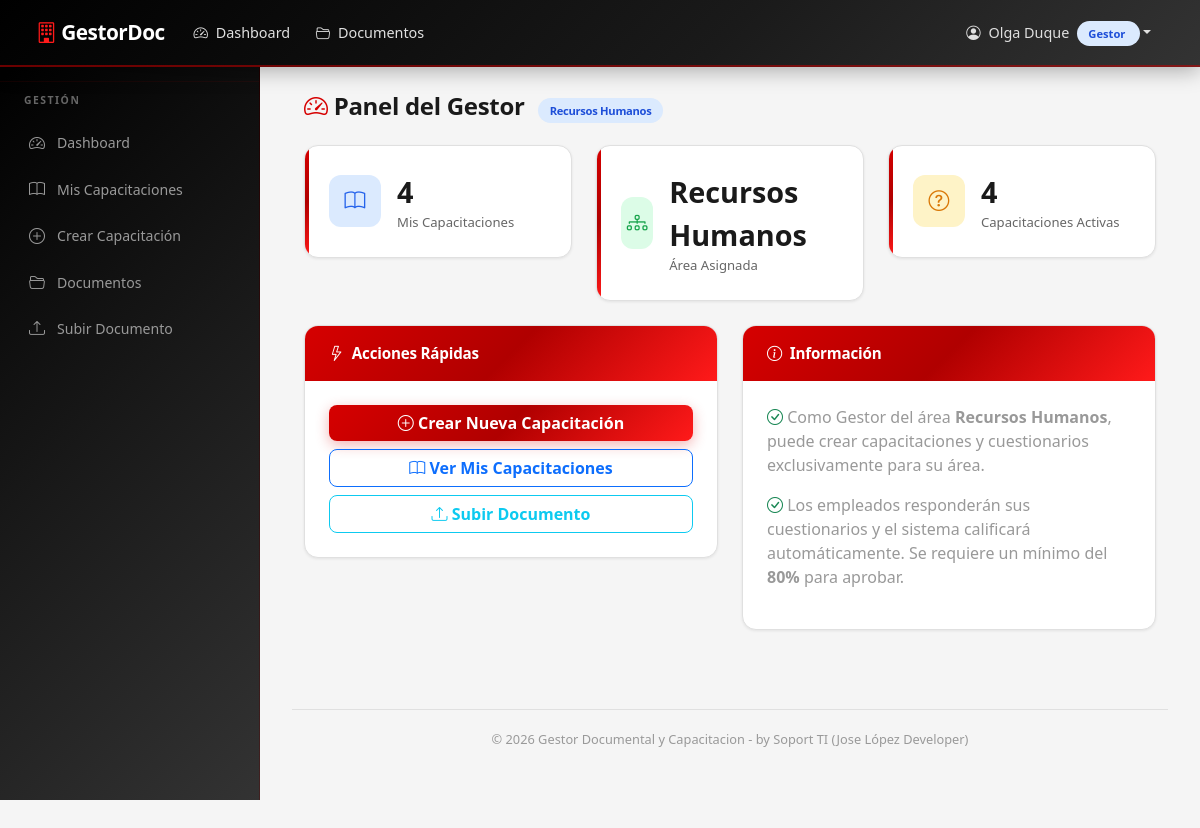
The app's page /dashboard (signed in) with its own data.
### models.py (models this page shows, shortened)
class User(UserMixin, db.Model):
    __tablename__ = 'user'
    id = db.Column(db.Integer, primary_key=True)
    username = db.Column(db.String(80), unique=True, nullable=False)
    password_hash = db.Column(db.String(256), nullable=False)
    nombres = db.Column(db.String(120), nullable=False, default='')
    apellidos = db.Column(db.String(120), nullable=False, default='')
    role = db.Column(db.String(20), nullable=False, default='Empleado')
    activo = db.Column(db.Boolean, default=True)
    fecha_creacion = db.Column(db.DateTime, default=datetime.utcnow)
    gestor = db.relationship('Gestor', backref='user', uselist=False, lazy=True)
    empleado = db.relationship('Empleado', backref='user', uselist=False, lazy=True)
    @property
    def nombre_completo(self):
        return f'{self.nombres} {self.apellidos}'.strip()

class Area(db.Model):
    __tablename__ = 'area'
    id = db.Column(db.Integer, primary_key=True)
    nombre_area = db.Column(db.String(100), unique=True, nullable=False)
    gestores = db.relationship('Gestor', backref='area', lazy=True)
    documentos = db.relationship('Documento', backref='area', lazy=True)
    capacitaciones = db.relationship('Capacitacion', backref='area', lazy=True)

### routes/main.py (the view, shortened to what this page needs)
@main_bp.route('/')
@main_bp.route('/dashboard')
@login_required
def dashboard():
    stats = {}
    role = current_user.role
    if role == 'Admin':
        stats['total_capacitaciones'] = Capacitacion.query.filter_by(activa=True).count()
        stats['total_empleados'] = Empleado.query.count()
        stats['total_documentos'] = Documento.query.count()
        stats['total_usuarios'] = User.query.count()
        return render_template('dashboard/admin.html', stats=stats)
    elif role == 'Gestor':
        gestor = Gestor.query.filter_by(user_id=current_user.id).first()
        if gestor:
            stats['mis_capacitaciones'] = Capacitacion.query.filter_by(
                gestor_id=gestor.id, activa=True
            ).count()
            stats['mi_area'] = gestor.area.nombre_area
        return render_template('dashboard/gestor.html', stats=stats, gestor=gestor)
    return render_template('dashboard/base_dashboard.html', stats=stats)

### templates/dashboard/gestor.html (shortened to what this page needs)
{% extends "base.html" %}
{% block content %}
<div class="container-fluid">
    <h4 class="mb-4">
        <i class="bi bi-speedometer2"></i> Panel del Gestor
        {% if gestor %}
        <span class="badge-role" style="background:#dbeafe;color:#1d4ed8;margin-left:8px;">
            {{ gestor.area.nombre_area }}
        </span>
        {% endif %}
    </h4>
    <div class="row g-4 mb-4">
        <div class="col-md-4">
            <div class="stat-card">
                <div class="d-flex align-items-center gap-3">
                    <div class="stat-icon" style="background:#dbeafe;color:#2563eb;">
                        <i class="bi bi-book"></i>
                    </div>
                    <div>
                        <div class="stat-number">{{ stats.mis_capacitaciones or 0 }}</div>
                        <div class="stat-label">Mis Capacitaciones</div>
                    </div>
                </div>
            </div>
        </div>
        <div class="col-md-4">
            <div class="stat-card">
                <div class="d-flex align-items-center gap-3">
                    <div class="stat-icon" style="background:#dcfce7;color:#16a34a;">
                        <i class="bi bi-diagram-3"></i>
                    </div>
                    <div>
                        <div class="stat-number">{{ stats.mi_area or 'Sin área' }}</div>
                        <div class="stat-label">Área Asignada</div>
                    </div>
                </div>
            </div>
        </div>
        <div class="col-md-4">
            <div class="stat-card">
                <div class="d-flex align-items-center gap-3">
                    <div class="stat-icon" style="background:#fef3c7;color:#d97706;">
                        <i class="bi bi-question-circle"></i>
                    </div>
                    <div>
                        <div class="stat-number">
                            {% if gestor %}
                                {{ gestor.capacitaciones | selectattr('activa', 'equalto', true) | list | length }}
                            {% else %}
                                0
                            {% endif %}
                        </div>
                        <div class="stat-label">Capacitaciones Activas</div>
                    </div>
                </div>
            </div>
        </div>
    </div>
    <div class="row g-4">
        <div class="col-md-6">
            <div class="card-custom">
                <div class="card-header">
                    <i class="bi bi-lightning"></i> Acciones Rápidas
                </div>
                <div class="card-body">
                    <div class="d-grid gap-2">
                        <a href="{{ url_for('gestor.crear_capacitacion') }}" class="btn btn-primary">
                            <i class="bi bi-plus-circle"></i> Crear Nueva Capacitación
                        </a>
                        <a href="{{ url_for('gestor.mis_capacitaciones') }}" class="btn btn-outline-primary">
                            <i class="bi bi-book"></i> Ver Mis Capacitaciones
                        </a>
                        <a href="{{ url_for('documentos.subir') }}" class="btn btn-outline-info">
                            <i class="bi bi-upload"></i> Subir Documento
                        </a>
                    </div>
                </div>
            </div>
        </div>
        <div class="col-md-6">
            <div class="card-custom">
                <div class="card-header">
                    <i class="bi bi-info-circle"></i> Información
                </div>
                <div class="card-body">
                    <p class="text-muted">
                        <i class="bi bi-check-circle text-success"></i>
                        Como Gestor del área <strong>{{ stats.mi_area or 'Sin área' }}</strong>,
                        puede crear capacitaciones y cuestionarios exclusivamente para su área.
                    </p>
                    <p class="text-muted">
                        <i class="bi bi-check-circle text-success"></i>
                        Los empleados responderán sus cuestionarios y el sistema calificará
                        automáticamente. Se requiere un mínimo del <strong>80%</strong> para aprobar.
                    </p>
                </div>
            </div>
        </div>
    </div>
</div>
{% endblock %}

### templates/base.html (shortened to what this page needs)
<!DOCTYPE html>
<html lang="es">
<head>
    <link href="https://cdn.jsdelivr.net/npm/bootstrap@5.3.3/dist/css/bootstrap.min.css" rel="stylesheet">
    <link href="https://cdn.jsdelivr.net/npm/bootstrap-icons@1.11.3/font/bootstrap-icons.min.css" rel="stylesheet">
    <link href="{{ url_for('static', filename='css/style.css') }}" rel="stylesheet">
</head>
<body>
    {% if current_user.is_authenticated %}
    <nav class="navbar navbar-expand-lg navbar-dark navbar-custom fixed-top">
        <div class="container-fluid">
            <a class="navbar-brand" href="{{ url_for('main.dashboard') }}">
                <i class="bi bi-building"></i> GestorDoc
            </a>
            <div class="collapse navbar-collapse" id="navbarNav">
                <ul class="navbar-nav me-auto">
                    <li class="nav-item">
                        <a class="nav-link" href="{{ url_for('main.dashboard') }}">
                            <i class="bi bi-speedometer2"></i> Dashboard
                        </a>
                    </li>
                    <li class="nav-item">
                        <a class="nav-link" href="{{ url_for('documentos.listar') }}">
                            <i class="bi bi-folder2-open"></i> Documentos
                        </a>
                    </li>
                </ul>
                <ul class="navbar-nav">
                    <li class="nav-item dropdown">
                        <a class="nav-link dropdown-toggle" href="#" role="button"
                           data-bs-toggle="dropdown">
                            <i class="bi bi-person-circle"></i>
                            {{ current_user.nombre_completo }}
                            <span class="badge-role"
                                  style="background:#dbeafe;color:#1d4ed8;margin-left:4px;">
                                {{ current_user.role | role_label }}
                            </span>
                        </a>
                    </li>
                </ul>
            </div>
        </div>
    </nav>
    <div class="sidebar">
        {% if current_user.role == 'Admin' %}
        <div class="sidebar-heading">Administración</div>
        <a href="{{ url_for('main.dashboard') }}" class="nav-link">
            <i class="bi bi-speedometer2"></i> Dashboard
        </a>
        <a href="{{ url_for('admin.listar_empleados') }}" class="nav-link">
            <i class="bi bi-people"></i> Empleados
        </a>
        <a href="{{ url_for('admin.listar_gestores') }}" class="nav-link">
            <i class="bi bi-person-badge"></i> Gestores
        </a>
        <a href="{{ url_for('rrhh.panel') }}" class="nav-link">
            <i class="bi bi-people"></i> Panel RRHH
        </a>
        <a href="{{ url_for('documentos.listar') }}" class="nav-link">
            <i class="bi bi-folder2-open"></i> Documentos
        </a>
        <a href="{{ url_for('documentos.subir') }}" class="nav-link">
            <i class="bi bi-upload"></i> Subir Documento
        </a>
        <a href="{{ url_for('rrhh.reporte') }}" class="nav-link">
            <i class="bi bi-graph-up"></i> Reportes
        </a>
        {% elif current_user.role == 'Gestor' %}
        <div class="sidebar-heading">Gestión</div>
        <a href="{{ url_for('main.dashboard') }}" class="nav-link">
            <i class="bi bi-speedometer2"></i> Dashboard
        </a>
        <a href="{{ url_for('gestor.mis_capacitaciones') }}" class="nav-link">
            <i class="bi bi-book"></i> Mis Capacitaciones
        </a>
        <a href="{{ url_for('gestor.crear_capacitacion') }}" class="nav-link">
            <i class="bi bi-plus-circle"></i> Crear Capacitación
        </a>
        <a href="{{ url_for('documentos.listar') }}" class="nav-link">
            <i class="bi bi-folder2-open"></i> Documentos
        </a>
        <a href="{{ url_for('documentos.subir') }}" class="nav-link">
            <i class="bi bi-upload"></i> Subir Documento
        </a>
        {% endif %}
    </div>
    {% endif %}
    {% if current_user.is_authenticated %}
    <div class="main-content">
    {% endif %}
        {% block content %}{% endblock %}
    {% if current_user.is_authenticated %}
        <div class="footer">
            © 2026 Gestor Documental y Capacitacion - by Soport TI (Jose López Developer)
        </div>
    </div>
    {% endif %}
</body>
</html>

### static/css/style.css (style rules this page uses)
:root { --primary: #D60000; --primary-dark: #B00000; --primary-light: #FF1A1A; --black: #000000; --dark: #1A1A1A; --dark-2: #333333; --gray: #666666; --gray-medium: #999999; --gray-light: #E0E0E0; --white: #FFFFFF; --light: #F5F5F5; --success: #2E7D32; --success-dark: #1B5E20; --warning: #F57F17; --danger: #D60000; --secondary: #333333; --accent: #D60000; --info: #666666; --border: #E0E0E0; --sidebar-bg: #1A1A1A; --sidebar-hover: #333333; --gradient-1: linear-gradient(135deg, #D60000 0%, #B00000 50%, #FF1A1A 100%); --gradient-2: linear-gradient(135deg, #333333 0%, #D60000 100%); --gradient-3: linear-gradient(135deg, #D60000 0%, #F57F17 100%); --gradient-4: linear-gradient(135deg, #2E7D32 0%, #1B5E20 100%); --gradient-dark: linear-gradient(135deg, #000000 0%, #1A1A1A 50%, #333333 100%); --shadow-sm: 0 1px 3px rgba(0, 0, 0, 0.08); --shadow-md: 0 4px 14px rgba(0, 0, 0, 0.12); --shadow-lg: 0 10px 30px rgba(0, 0, 0, 0.18); --shadow-primary: 0 4px 14px rgba(214, 0, 0, 0.3); --radius: 14px; --radius-sm: 8px; }
* { margin: 0; padding: 0; box-sizing: border-box; }
body { font-family: 'Segoe UI', Tahoma, Geneva, Verdana, sans-serif; background-color: #F5F5F5; color: #333333; min-height: 100vh; }
.navbar-custom { background: linear-gradient(135deg, #000000 0%, #1A1A1A 60%, #333333 100%); padding: 0.75rem 1.5rem; box-shadow: 0 4px 20px rgba(0, 0, 0, 0.3); border-bottom: 2px solid rgba(214, 0, 0, 0.5); }
.navbar-custom .navbar-brand { color: #fff; font-weight: 800; font-size: 1.3rem; letter-spacing: -0.5px; }
.navbar-custom .navbar-brand i { color: var(--primary-light); }
.navbar-custom .nav-link { color: #E0E0E0; transition: all 0.25s ease; font-size: 0.9rem; border-radius: var(--radius-sm); padding: 0.4rem 0.8rem !important; }
.navbar-custom .nav-link i { margin-right: 4px; }
.sidebar { width: 260px; background: var(--gradient-dark); border-right: 1px solid rgba(214, 0, 0, 0.15); height: calc(100vh - 60px); position: fixed; top: 60px; left: 0; overflow-y: auto; padding: 1rem 0; z-index: 100; }
.sidebar .nav-link { color: #999999; padding: 0.7rem 1.5rem; display: flex; align-items: center; gap: 10px; font-size: 0.88rem; border-left: 3px solid transparent; transition: all 0.25s ease; }
.sidebar .nav-link i { width: 20px; text-align: center; font-size: 1rem; }
.sidebar-heading { padding: 0.7rem 1.5rem; font-size: 0.65rem; text-transform: uppercase; color: #666666; font-weight: 800; letter-spacing: 1.5px; border-top: 1px solid rgba(214, 0, 0, 0.08); margin-top: 0.3rem; }
.main-content { margin-left: 260px; padding: 2rem; margin-top: 60px; min-height: calc(100vh - 60px); display: flex; flex-direction: column; }
.stat-card { background: #fff; border-radius: var(--radius); padding: 1.5rem; box-shadow: var(--shadow-sm); border: 1px solid var(--border); transition: all 0.3s ease; position: relative; overflow: hidden; }
.stat-card::before { content: ''; position: absolute; top: 0; left: 0; width: 4px; height: 100%; border-radius: var(--radius) 0 0 var(--radius); }
.stat-card:nth-child(1)::before { background: var(--gradient-1); }
.stat-card .stat-icon { width: 52px; height: 52px; border-radius: 12px; display: flex; align-items: center; justify-content: center; font-size: 1.3rem; color: #fff; }
.stat-card .stat-number { font-size: 1.8rem; font-weight: 800; color: var(--dark); }
.stat-card .stat-label { color: var(--gray); font-size: 0.82rem; font-weight: 500; }
.card-custom { background: #fff; border-radius: var(--radius); box-shadow: var(--shadow-sm); border: 1px solid var(--border); overflow: hidden; }
.card-custom .card-header { background: var(--gradient-1); border-bottom: none; padding: 1rem 1.5rem; border-radius: 0; font-weight: 700; color: #fff; font-size: 0.95rem; letter-spacing: -0.2px; }
.card-custom .card-header i { margin-right: 4px; }
.card-custom .card-body { padding: 1.5rem; }
.badge-role { padding: 0.3rem 0.7rem; border-radius: 20px; font-size: 0.7rem; font-weight: 700; }
.btn { border-radius: var(--radius-sm); font-weight: 600; transition: all 0.25s ease; }
.btn-primary { background: var(--gradient-1); border: none; box-shadow: var(--shadow-primary); }
.footer { text-align: center; padding: 1.2rem; color: var(--gray-medium); font-size: 0.8rem; border-top: 1px solid var(--border); margin-top: auto; }
h4 { font-weight: 800; color: var(--dark); letter-spacing: -0.3px; }
h4 i { color: var(--primary); }
.text-muted { color: var(--gray-medium) !important; }

### records on screen
User: nombre_completo "Olga Duque", role|role_label "Gestor"
Area: area.nombre_area "Recursos Humanos", nombre_area "Recursos Humanos"

### other values on screen
{{ stats.mis_capacitaciones or 0 }} "4"
